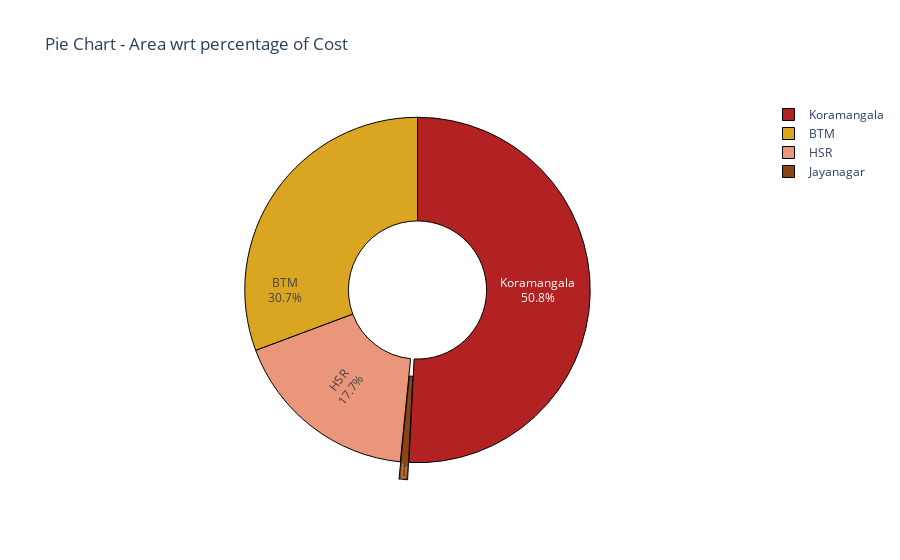

Notebook code cell kept with this figure:
### Markdown cell above
- Highest Revenue generated by Koramangala area.
- By Jayanagar generates lowest Revenue as we have only one data entry of that area which is logically correct.
- BTM and HSR are at second and third position for generating good revenue.

### Code cell
labels=list(set(locations))
colors = ['goldenrod', 'darksalmon', 'saddlebrown', 'firebrick']
fig = px.pie(a_r_c, values='Cost_for_Two', names='Area',labels=labels,hole=0.4, title='Pie Chart - Area wrt percentage of Cost')

fig.update_traces(textposition='inside', textinfo='percent+label',insidetextorientation='radial', pull=[0, 0, 0.1, 0],
                  marker=dict(colors=colors,line=dict(color='#000000', width=1)))
fig.show()

### Figure 1 — Plotly figure (JSON) as saved in the notebook; plotly's stock layout.template omitted (floating-point values rounded to 4 significant figures)
{"data": [{"domain": {"x": [0, 1], "y": [0, 1]}, "hole": 0.4, "hovertemplate": "Area=%{label}<br>Cost_for_Two=%{value}<extra></extra>", "insidetextorientation": "radial", "labels": ["BTM", "HSR", "Jayanagar", "Koramangala"], "legendgroup": "", "marker": {"colors": ["goldenrod", "darksalmon", "saddlebrown", "firebrick"], "line": {"color": "#000000", "width": 1}}, "name": "", "pull": [0, 0, 0.1, 0], "showlegend": true, "textinfo": "percent+label", "textposition": "inside", "type": "pie", "values": [11518, 6650, 300, 19061]}], "layout": {"legend": {"tracegroupgap": 0}, "title": {"text": "Pie Chart - Area wrt percentage of Cost"}}}
